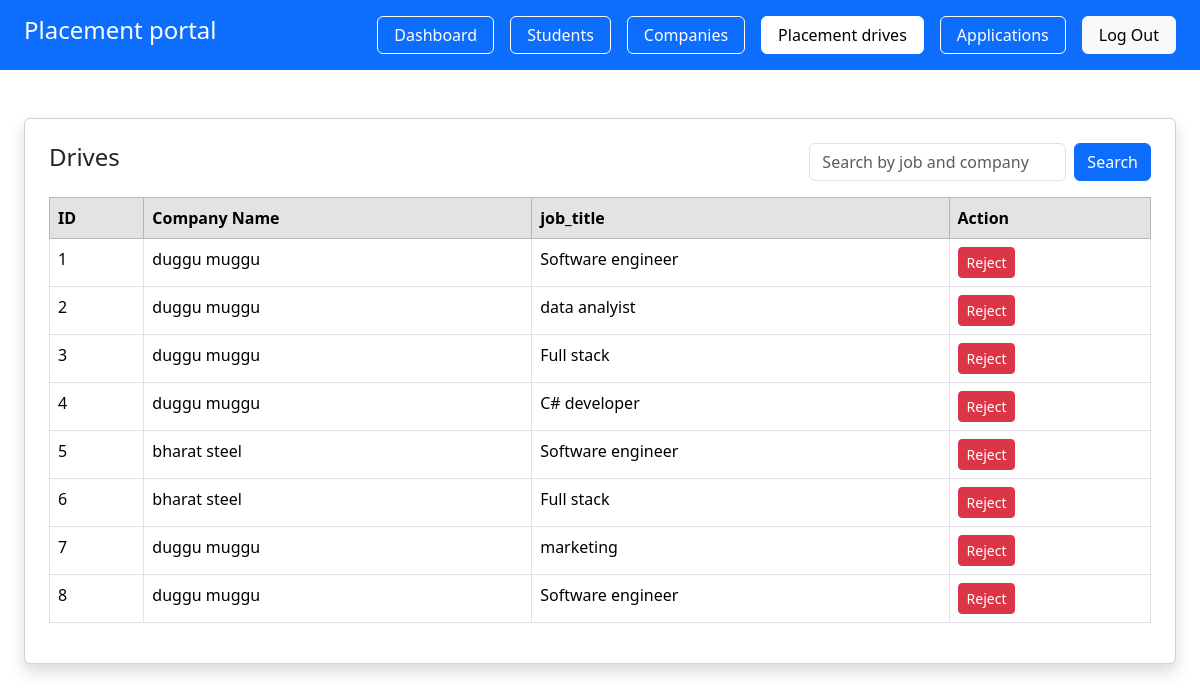
The page /admin/drives (signed in) on the database as committed earlier.
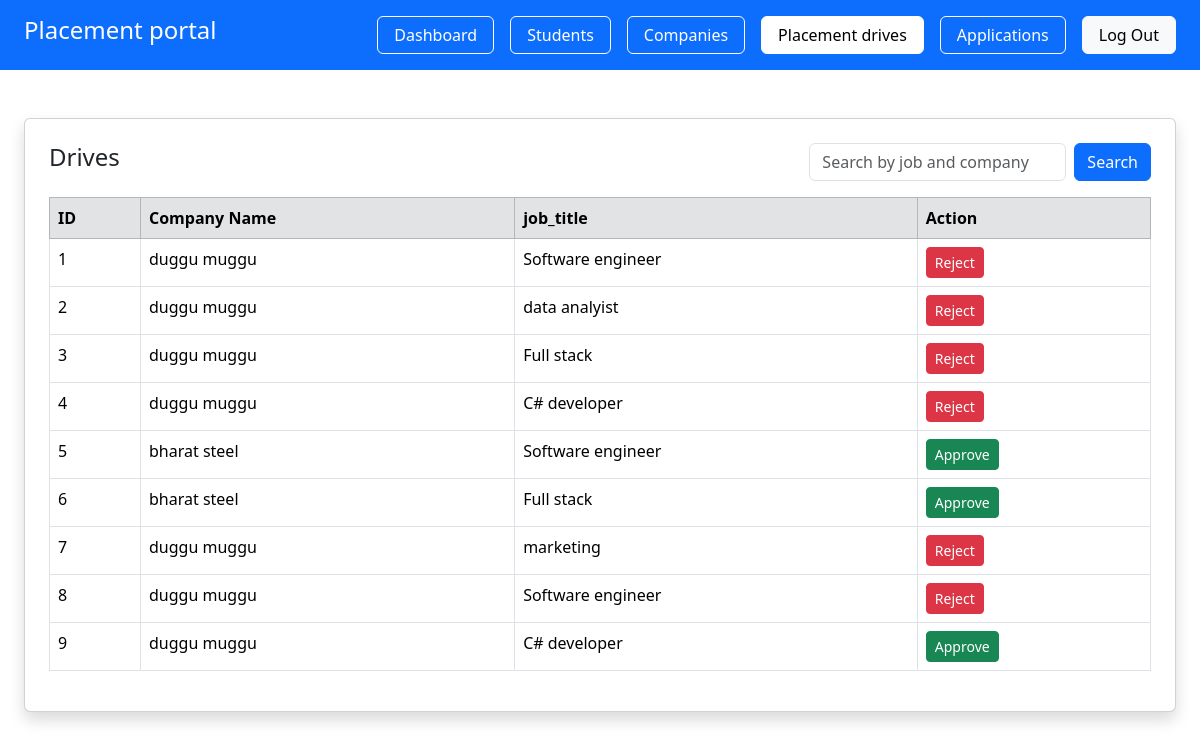
The same page on the database as committed later.
### app/models.py (models this page shows, shortened)
class PlacementDrive(db.Model):
     __tablename__ = "placement_drives"
     id = db.Column(db.Integer, primary_key=True)
     company_id = db.Column(db.Integer, db.ForeignKey("companies.id"), nullable=False)
     job_title = db.Column(db.String(150), nullable=False )
     description = db.Column(db.Text)
     eligibility= db.Column(db.String(200))
     deadline = db.Column(db.Date)
     status = db.Column(db.String(20) , default = 'pending')
     created_at  = db.Column(db.DateTime, default=datetime.utcnow)
     company= db.relationship('Company', backref='drives')

class Company(db.Model):
     __tablename__ = "companies"
     id = db.Column(db.Integer, primary_key=True)
     user_id = db.Column(db.Integer, db.ForeignKey("users.id"), nullable=False)
     company_name = db.Column(db.String(150), nullable=False)
     hr_name = db.Column(db.String(100))
     website = db.Column(db.String(150))
     approval_status = db.Column(db.String(20), default="pending")
     is_blacklisted = db.Column(db.Boolean, default=False)
     user = db.relationship("User", backref=db.backref("company", uselist=False),uselist=False)

### app/admin/routes.py (the view)
@admin.route('/admin/drives')
@login_required
def drives():
     if current_user.role != 'admin':
        abort(403)
     search = request.args.get("search")
     if search:
         drives = PlacementDrive.query.filter(
             (PlacementDrive.job_title.ilike(f"%{search}%")) |
             ( Company.company_name.ilike(f"%{search}%"))
         ).all()
     else:
         drives = PlacementDrive.query.all()
     return render_template('admin/navigators/drives.html', drives=drives)

### app/__init__.py (called while the page is built)
@login_manager.user_loader
def load_user(user_id):
    from app.models import User
    return User.query.get(int(user_id))

### app/templates/admin/navigators/drives.html
{% extends 'base.html' %}
{% block content %}
 <div class="card shadow p-4 mt-5 mx-4 ">
    <div class="d-flex justify-content-between">
          <h4>Drives</h4>
          <form method="GET" action="{{ url_for('admin.drives') }}" class="d-flex">
               <input type="text" name="search" placeholder="Search by job and company" class="form-control me-2" value="{{ request.args.get('search','') }}">
               <button class="btn btn-primary">Search</button>
          </form>
    </div>
    {% if drives %}
    <table class="table table-bordered mt-3">
        <thead class="table-secondary">
            <tr>
                <th>ID</th>
                <th>Company Name</th>
                <th>job_title</th>
                <th>Action</th>
            </tr>
        </thead>
        <tbody>
            {% for drive in drives %}
            <tr>
                <td>{{ drive.id }}</td>
                <td>{{ drive.company.company_name }}</td>
                <td>{{ drive.job_title}}</td>
                <td>
                    {% if drive.status != 'open' %}
                    <a href="/admin/approve_drives/{{ drive.id }}"
                       class="btn btn-success btn-sm">Approve</a>
                    {% else %}
                    <a href="/admin/drives_reject/{{ drive.id }}"
                       class="btn btn-danger btn-sm">Reject</a>
                    {% endif %}
                </td>
            </tr>
            {% endfor %}
        </tbody>
    </table>
    {% else %}
        <p class="text-muted">No pending drives</p>
    {% endif %}
 </div>
{% endblock %}

### app/templates/base.html (shortened to what this page needs)
<!DOCTYPE html>
<html>
<head>
    <link rel="stylesheet" href="{{ url_for('static', filename='style.css') }}">
<link href="https://cdn.jsdelivr.net/npm/bootstrap@5.3.2/dist/css/bootstrap.min.css" rel="stylesheet">
</head>
<body>
    {% include 'components/navbar.html'  %}
    {% block content %}{% endblock %}
</body>
</html>

### app/templates/components/navbar.html (shortened to what this page needs)
{% block navbar %}
<nav class="bg-primary py-3 px-4 d-flex justify-content-between">
     <h2 class="fs-4 text-white">Placement portal</h2>
     {% if current_user.is_authenticated %}
     <div class="d-flex ">
          {% if current_user.role=='admin' %}
               <a href="{{ url_for('admin.a_admin') }}"
                  class="nav-btn btn-outline-light px-3 me-3 {% if request.path == '/admin/dashboard' %}active{% endif %}  ">
                  Dashboard
               </a>
               <a href="{{ url_for('admin.students') }}"
                  class="nav-btn btn-outline-light px-3 me-3 {% if request.path == '/admin/students' %}active{% endif %}  ">
                  Students
               </a>
               <a href="{{ url_for('admin.companies') }}"
                  class="nav-btn btn-outline-light px-3 me-3 {% if request.path == '/admin/companies' %}active{% endif %}  ">
                  Companies
               </a>
               <a href="{{ url_for('admin.drives') }}"
                  class="nav-btn btn-outline-light px-3 me-3 {% if request.path == '/admin/drives' %}active{% endif %}  ">
                  Placement drives
               </a>
               <a href="{{ url_for('admin.applicants') }}"
                  class="nav-btn btn-outline-light px-3 me-3 {% if request.path == '/admin/applicants' %}active{% endif %}  ">
                  Applications
               </a>
          {% endif %}
          <a href="{{ url_for('auth.logout') }}" class="btn btn-light px-3" >Log Out</a>
     </div>
     {% else %}
     <div>
          <a href="{{ url_for('auth.login') }}" class="btn btn-light px-3">Login</a>
          <a href="{{ url_for('auth.register_student') }}" class="btn btn-secondary px-3">Register</a>
     </div>
     {% endif %}
</nav>
{% endblock %}

### app/static/style.css (style rules this page uses)
.active { color: black; background-color: blue; }
.nav-btn { color: white; border: 1px solid white; border-radius: 6px; text-decoration: none; flex: content; justify-content: center; align-content: center; }
.nav-btn.active { color: black; background-color: white; border-radius: 6px; text-decoration: none; flex: content; justify-content: center; align-content: center; }

Rows that differ between the two databases and show on the page:
changed PlacementDrive id 5: status "Reject" → "Approve"
changed PlacementDrive id 6: status "Reject" → "Approve"
added PlacementDrive: id "9", company.company_name "duggu muggu", job_title "C# developer"
